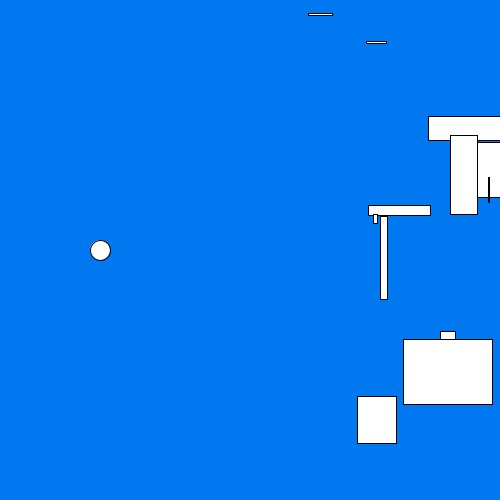
Frame 1 (no input)
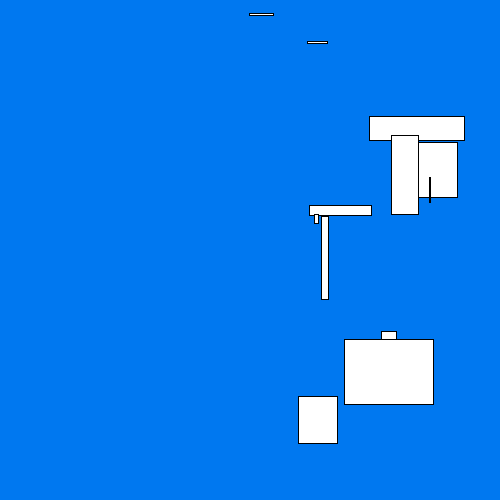
Frame 60 (the mouse pressed at the canvas centre just before this capture)
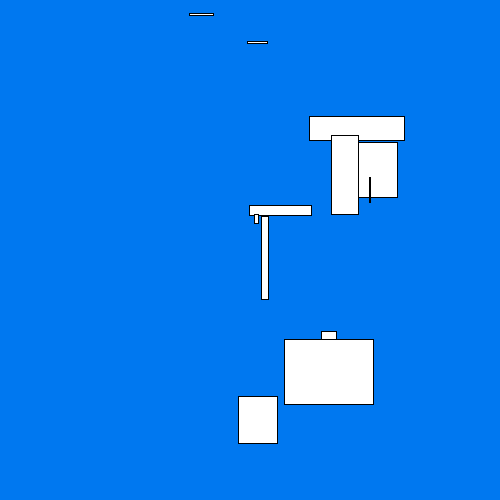
Frame 120 (the mouse held since frame 60 and released just before this capture)

The Processing sketch that drew these frames (run headless with seeded random() and noise(); from frame 60 on, the mouse is pressed at the canvas centre):

// Processing sketch: processing_130034
// ── processing_130034.pde

float y = 250;
float grav = 0;
boolean lose = false;
block block1;
block block2;
block block3;
block block4;
block block5;
block block6;
block block7;
block block8;
block block9;
block block10;
block block11;
block block12;
void setup(){
  size(500,500);
  block1 = new block();
  block2 = new block();
  block3 = new block();
  block4 = new block();
  block5 = new block();
  block6 = new block();
  block7 = new block();
  block8 = new block();
  block9 = new block();
  block10 = new block();
  block11 = new block();
  block12 = new block();
}
void draw(){
  background(0,120,240);
  block1.run();
  block2.run();
  block3.run();
  block4.run();
  block5.run();
  block6.run();
  block7.run();
  block8.run();
  block9.run();
  block10.run();
  block11.run();
  block12.run();
  if(lose == false){
    fill(255);
    y += grav;
    if(keyPressed == true){
      grav -= 0.4;
    }
    if(y > 470){
      lose = true;
    }else{
      grav += 0.2;
    }
    ellipse(100,y,20,20);
  }
}

class block{
  float x1 = random(300,500);
  float y1 = random(450);
  float speed = 1;
  float w = random(100);
  float h = random(100);
  void display(){
    x1 -= speed;
    rect(x1,y1,w,h);
  }
  void redo(){
    if(x1 < 10){
      speed += 0.1;
      x1 = 500;
      y1 = random(50,450);
      w = random(100);
      h = random(100);
    }
  }
  void touch(){
    if(100 > x1 && 100 < x1 + w && y > y1 && y < y1 + h){
      lose = true;
    }
  }
  void run(){
    touch();
    redo();
    display();
  }
}
